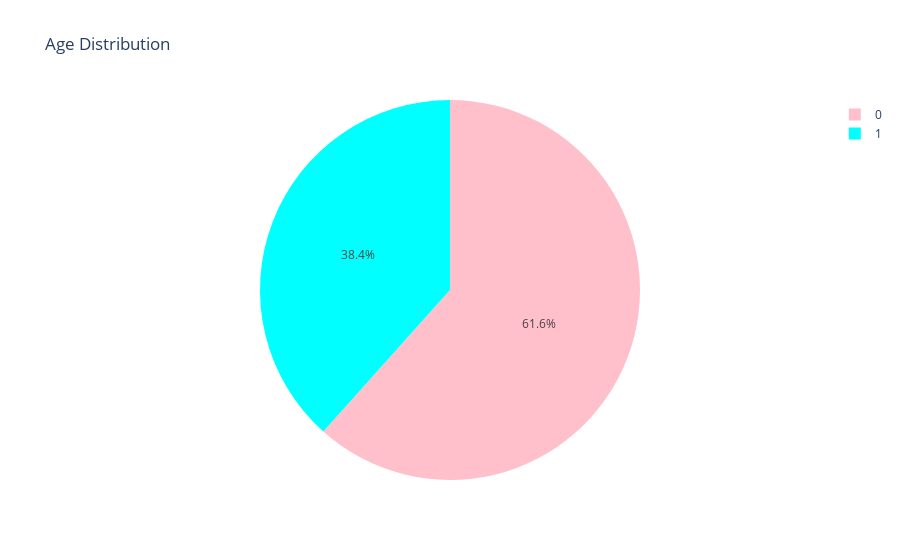

Notebook source saved alongside this figure:
### Code cell
lab = data["Survived"].value_counts().keys().tolist()
val = data["Survived"].value_counts().values.tolist()
trace = go.Pie(labels=lab,
              values=val,marker=dict(colors=['pink','cyan']),
              hoverinfo="value"
              )
new = trace
layout = go.Layout(title="Age Distribution")
fig = go.Figure(data = new,layout = layout)
iplot(fig)

### Figure 1 — Plotly figure (JSON) as saved in the notebook; plotly's stock layout.template omitted (floating-point values rounded to 4 significant figures)
{"data": [{"hoverinfo": "value", "labels": [0, 1], "marker": {"colors": ["pink", "cyan"]}, "type": "pie", "values": [549, 342]}], "layout": {"title": {"text": "Age Distribution"}}}
